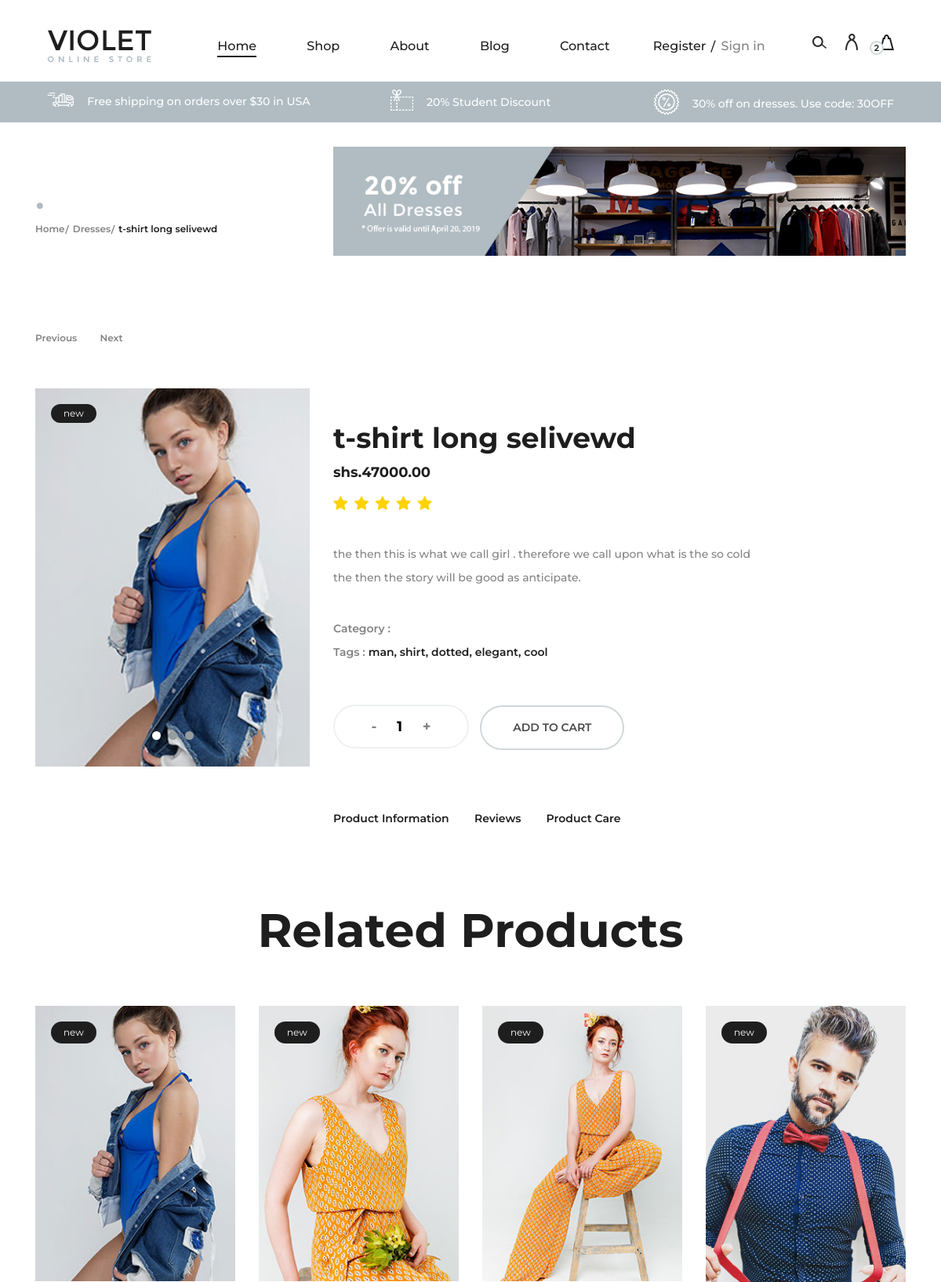
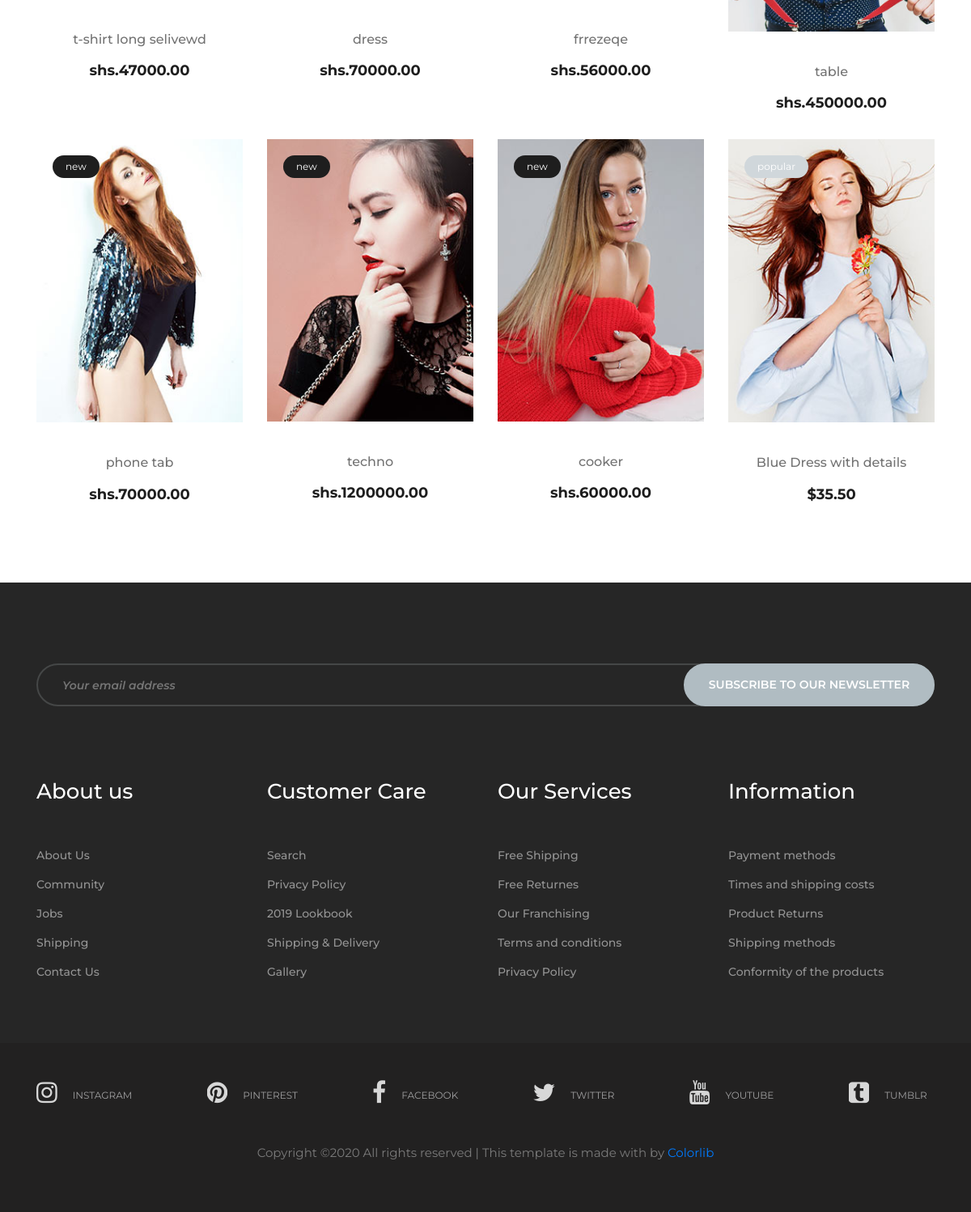
The page /products/1/ on the database its author committed (2 pictures, top to bottom).
### home/models.py (models this page shows, shortened)
class Product(models.Model):
    categoryId       =  models.ForeignKey(ProductCategory, default=None, related_name='category',on_delete=models.CASCADE)
    subCategoryId    =  models.ForeignKey(ProductSubCategory, default=None, related_name='subCategory',on_delete=models.CASCADE)
    name             =  models.CharField(max_length=100 ,default="shirt")
    description      =  models.TextField(blank=True,null=True)
    price            =  models.DecimalField(decimal_places=2,max_digits=10000)
    details          =  models.TextField(blank=True,null=True)
    rating           =  models.IntegerField(max_length=100000,default=1)
    featured         =  models.BooleanField(default=False)
    created          =  models.DateTimeField(auto_now_add=True)
    updated          =  models.DateTimeField(auto_now=True)
    def get_absolute_url(self):
        return reverse("product",kwargs={"product_id":self.id})

class Images (models.Model):
    product = models.ForeignKey(Product, default=None, related_name='image',on_delete=models.CASCADE)
    image = models.ImageField(upload_to='img/products', blank=True)

### home/views.py (the view)
# urls.py: path('products/<int:product_id>/',productPageView,name='product'),
def productPageView(request,product_id):
    try:
         productsobject= Product.objects.get(id=product_id)
         imageobject=productsobject.image.all()
         queryset=Product.objects.filter(Q(featured=True) | Q(name=productsobject.name) )
         next_product=Product.objects.filter(name=productsobject.name,id=productsobject.id+1).order_by('id').first()
         previous_product=Product.objects.filter(name=productsobject.name,id=productsobject.id-1).order_by('id').first()
         print(next_product,previous_product)
    except Product.DoesNotExist:
        raise Http404
    productContext={
        'object':productsobject,
        'images':imageobject,
         'items':queryset,
         'next_product':next_product,
         'previous_product':previous_product
    }
    return render(request,"product-page.html",productContext)

### templates/product-page.html
{% extends "required/base.html" %}
{% load static %}
{% block content %}
    <section class="page-add">
        <div class="container">
            <div class="row">
                <div class="col-lg-4">
                    <div class="page-breadcrumb">
                        <h2>{{object.title}}<span>.</span></h2>
                        <a href="{% url 'product' %}">Home</a>
                        <a href="{% url 'category' %}">Dresses</a>
                        <a class="active" href="">{{object.name}}</a>
                    </div>
                </div>
                <div class="col-lg-8">
                    <img src="{% static 'img/add.jpg' %}" alt="">
                </div>
            </div>
        </div>
    </section>
    <section class="product-page">
        <div class="container">
            <div class="product-control">
                <a href="{{ previous_product.get_absolute_url }}">Previous</a>
                <a href="{{ next_product.get_absolute_url }}">Next</a>
            </div>
            <div class="row">
                <div class="col-lg-4">
                    <div class="product-slider owl-carousel">
                        {% for img in images %}
                        <div class="product-img">
                            <figure>
                               <a href="../../media/{{ img.image }}" ><img src="../../media/{{ img.image }}" alt="{{ i.title}}"> </a>
                                 {% if object.featured %}
                                <div class="p-status">new</div>
                                {% else %}
                                <div class="p-status sale">sale</div>
                               {% endif %}
                            </figure>
                        </div>
                         {% endfor %}
                  </div>
                </div>
                <div class="col-lg-6">
                    <div class="product-content">
                        <h2>{{object.name}}</h2>
                        <div class="pc-meta">
                            <h5>shs.{{object.price}}</h5>
                            <div class="rating">
                                <i class="fa fa-star"></i>
                                <i class="fa fa-star"></i>
                                <i class="fa fa-star"></i>
                                <i class="fa fa-star"></i>
                                <i class="fa fa-star"></i>
                            </div>
                        </div>
                        <p>{{ object.details }} </p>
                        <ul class="tags">
                            <li><span>Category :</span> {{object.catergory}}</li>
                            <li><span>Tags :</span> man, shirt, dotted, elegant, cool</li>
                        </ul>
                        <div class="product-quantity">
                            <div class="pro-qty">
                                <input type="text" value="1">
                            </div>
                        </div>
                        <a href="#" class="primary-btn pc-btn">Add to cart</a>
                        <ul class="p-info">
                            <li>Product Information</li>
                            <li>Reviews</li>
                            <li>Product Care</li>
                        </ul>
                    </div>
                </div>
            </div>
        </div>
    </section>
    <section class="related-product spad">
        <div class="container">
            <div class="row">
                <div class="col-lg-12 text-center">
                    <div class="section-title">
                        <h2>Related Products</h2>
                    </div>
                </div>
            </div>
            <div class="row">
             {% for item in items %}
                <div class="col-lg-3 col-sm-6">
                    <div class="single-product-item">
                        <figure>
                            <a href="{{ item.get_absolute_url }}"><img src="../../media/{{ item.image.first.image }}" alt=""></a>
                            {% if item.featured %}
                            <div class="p-status">new</div>
                            {% else %}
                            <div class="p-status sale">sale</div>
                            {% endif %}
                        </figure>
                        <div class="product-text">
                            <h6>{{item.name}}</h6>
                            <p>shs.{{item.price}}</p>
                        </div>
                    </div>
                </div>
                {% endfor %}
                <div class="col-lg-3 col-sm-6">
                    <div class="single-product-item">
                        <figure>
                            <a href="#"><img src="{% static 'img/products/img-4.jpg' %}" alt=""></a>
                            <div class="p-status popular">popular</div>
                        </figure>
                        <div class="product-text">
                            <h6>Blue Dress with details</h6>
                            <p>$35.50</p>
                        </div>
                    </div>
                </div>
            </div>
        </div>
    </section>
{% endblock  %}

### static/css/style.css (style rules this page uses)
html, body { height: 100%; font-family: "Montserrat", sans-serif; -webkit-font-smoothing: antialiased; font-smoothing: antialiased; background: none; }
h1, h2, h3, h4, h5, h6 { margin: 0; color: #111111; font-weight: 500; font-family: "Montserrat", sans-serif; }
h2 { font-size: 36px; }
h5 { font-size: 18px; }
h6 { font-size: 16px; }
p { font-size: 15px; color: #7b7b7b; font-weight: 400; line-height: 1.6; font-family: "Montserrat", sans-serif; margin: 0 0 15px 0; }
img { max-width: 100%; }
ul, ol { padding: 0; margin: 0; }
.section-title h2 { color: #1e1e1e; font-size: 60px; font-weight: 700; }
.spad { padding-top: 100px; padding-bottom: 100px; }
.primary-btn { color: #fff; display: inline-block; font-size: 14px; font-weight: 600; padding: 16px 40px; border: 2px solid #fff; border-radius: 50px; text-transform: uppercase; }
.single-product-item { margin-bottom: 30px; }
.single-product-item figure { margin-bottom: 40px; position: relative; overflow: hidden; }
.single-product-item figure img { min-width: 100%; }
.single-product-item figure .p-status { position: absolute; left: 20px; top: 20px; padding: 5px 16px; font-size: 12px; background: #1e1e1e; color: #fff; border-radius: 50px; }
.single-product-item figure .p-status.popular { background: #D0D7DB; }
.single-product-item .product-text { text-align: center; }
.single-product-item .product-text h6 { color: #727272; margin-bottom: 15px; }
.single-product-item .product-text p { color: #1e1e1e; font-size: 18px; font-weight: 700; margin-bottom: 0; }
.page-add { padding-top: 31px; margin-bottom: 92px; }
.page-add .page-breadcrumb { padding-top: 34px; }
.page-add .page-breadcrumb h2 { color: #1e1e1e; font-size: 48px; font-weight: 600; }
.page-add .page-breadcrumb h2 span { color: #B0BCC2; }
.page-add .page-breadcrumb a { color: #838383; display: inline-block; font-size: 12px; font-weight: 600; margin-right: 6px; position: relative; }
.page-add .page-breadcrumb a.active { color: #1e1e1e; }
.page-add .page-breadcrumb a:last-child:after { display: none; }
.page-add .page-breadcrumb a:after { position: absolute; top: 1px; right: -5px; content: "/"; }
.product-control { margin-bottom: 53px; }
.product-control a { color: #838383; display: inline-block; font-size: 12px; font-weight: 600; margin-right: 25px; }
.product-img figure { margin: 0; position: relative; }
.product-img figure img { min-width: 100%; }
.product-img figure .p-status { position: absolute; left: 20px; top: 20px; padding: 3px 16px; font-size: 12px; background: #1e1e1e; color: #fff; border-radius: 50px; }
.product-content { padding-top: 42px; }
.product-content h2 { color: #1e1e1e; font-weight: 700; margin-bottom: 12px; }
.product-content .pc-meta { margin-bottom: 35px; }
.product-content .pc-meta h5 { color: #1e1e1e; font-weight: 700; margin-bottom: 18px; }
.product-content .pc-meta .rating i { font-size: 20px; color: #FFD200; margin-right: 4px; }
.product-content p { color: #838383; font-size: 14px; font-weight: 500; line-height: 30px; margin-bottom: 35px; }
.product-content .tags { margin-bottom: 52px; }
.product-content .tags li { color: #1e1e1e; font-size: 14px; font-weight: 600; line-height: 30px; list-style: none; }
.product-content .tags li span { color: #838383; }
.product-content .product-quantity { display: inline-block; margin-right: 10px; }
.product-content .product-quantity .pro-qty { height: 56px; width: 173px; border: 2px solid #EEF1F2; border-radius: 50px; text-align: center; }
.product-content .product-quantity .pro-qty input { width: 50px; text-align: center; background: transparent; border: none; font-size: 18px; font-family: "Montserrat", sans-serif; font-weight: 700; height: 100%; }
.product-content .pc-btn { border-color: #D0D7DB; color: #4a4a4a; }
.product-content .p-info { margin-top: 75px; }
.product-content .p-info li { display: inline-block; list-style: none; color: #1e1e1e; font-size: 14px; font-weight: 600; margin-right: 28px; cursor: pointer; }
.related-product { padding-top: 95px; padding-bottom: 65px; }
.related-product .section-title { margin-bottom: 60px; }

### rows shown on the page
Product: name "t-shirt long selivewd", price "47000.00", details "the then this is what we call girl . therefore we call upon what is the so cold the then the story will be good as anticipate.", image.first.image (picture), featured "new"
Images: image (picture)
Product: image.first.image (picture), featured "new", name "dress", price "70000.00"
Product: image.first.image (picture), featured "new", name "frrezeqe", price "56000.00"
Product: image.first.image (picture), featured "new", name "table", price "450000.00"
Product: image.first.image (picture), featured "new", name "phone tab", price "70000.00"
Product: image.first.image (picture), featured "new", name "techno", price "1200000.00"
Product: image.first.image (picture), featured "new", name "cooker", price "60000.00"
